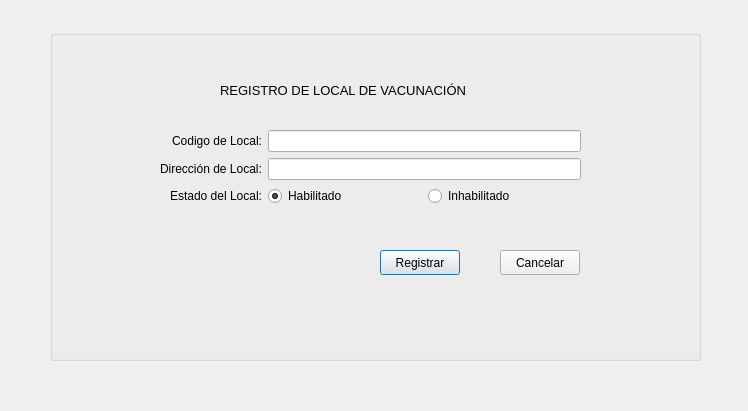
<?xml version="1.0" encoding="UTF-8"?>
<ui version="4.0">
 <class>registroLocalGUI</class>
 <widget class="QDialog" name="registroLocalGUI">
  <property name="geometry">
   <rect>
    <x>0</x>
    <y>0</y>
    <width>748</width>
    <height>411</height>
   </rect>
  </property>
  <property name="windowTitle">
   <string>REGISTRO DE LOCAL CONTRA DENGUE</string>
  </property>
  <widget class="QGroupBox" name="groupBox">
   <property name="geometry">
    <rect>
     <x>50</x>
     <y>30</y>
     <width>651</width>
     <height>331</height>
    </rect>
   </property>
   <property name="title">
    <string/>
   </property>
   <widget class="QWidget" name="formLayoutWidget">
    <property name="geometry">
     <rect>
      <x>110</x>
      <y>100</y>
      <width>421</width>
      <height>101</height>
     </rect>
    </property>
    <layout class="QFormLayout" name="formLayout">
     <property name="labelAlignment">
      <set>Qt::AlignRight|Qt::AlignTrailing|Qt::AlignVCenter</set>
     </property>
     <item row="0" column="0">
      <widget class="QLabel" name="label">
       <property name="text">
        <string>Codigo de Local:</string>
       </property>
      </widget>
     </item>
     <item row="0" column="1">
      <widget class="QLineEdit" name="txtCodigoLocal"/>
     </item>
     <item row="1" column="0">
      <widget class="QLabel" name="label_3">
       <property name="text">
        <string>Dirección de Local:</string>
       </property>
      </widget>
     </item>
     <item row="1" column="1">
      <widget class="QLineEdit" name="txtDireccionLocal"/>
     </item>
     <item row="2" column="0">
      <widget class="QLabel" name="label_4">
       <property name="text">
        <string>Estado del Local:</string>
       </property>
      </widget>
     </item>
     <item row="2" column="1">
      <layout class="QHBoxLayout" name="horizontalLayout">
       <item>
        <widget class="QRadioButton" name="cmdHabilitarLocal">
         <property name="text">
          <string>Habilitado</string>
         </property>
         <property name="checked">
          <bool>true</bool>
         </property>
        </widget>
       </item>
       <item>
        <widget class="QRadioButton" name="cmdInhabilitarLocal">
         <property name="text">
          <string>Inhabilitado</string>
         </property>
        </widget>
       </item>
      </layout>
     </item>
    </layout>
   </widget>
   <widget class="QLabel" name="label_2">
    <property name="geometry">
     <rect>
      <x>170</x>
      <y>30</y>
      <width>301</width>
      <height>61</height>
     </rect>
    </property>
    <property name="font">
     <font>
      <pointsize>10</pointsize>
     </font>
    </property>
    <property name="text">
     <string>REGISTRO DE LOCAL DE VACUNACIÓN</string>
    </property>
   </widget>
   <widget class="QPushButton" name="cmdRegistrarLocal">
    <property name="geometry">
     <rect>
      <x>330</x>
      <y>220</y>
      <width>80</width>
      <height>25</height>
     </rect>
    </property>
    <property name="text">
     <string>Registrar</string>
    </property>
   </widget>
   <widget class="QPushButton" name="cmdCancelarLocal">
    <property name="geometry">
     <rect>
      <x>450</x>
      <y>220</y>
      <width>80</width>
      <height>25</height>
     </rect>
    </property>
    <property name="text">
     <string>Cancelar</string>
    </property>
   </widget>
  </widget>
 </widget>
 <tabstops>
  <tabstop>txtCodigoLocal</tabstop>
  <tabstop>txtDireccionLocal</tabstop>
  <tabstop>cmdHabilitarLocal</tabstop>
  <tabstop>cmdInhabilitarLocal</tabstop>
  <tabstop>cmdRegistrarLocal</tabstop>
  <tabstop>cmdCancelarLocal</tabstop>
 </tabstops>
 <resources/>
 <connections/>
</ui>
